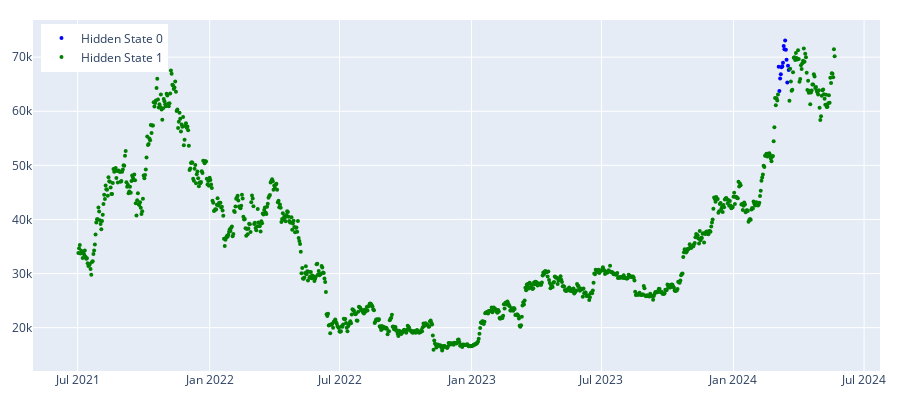

Here is the notebook cell this chart was saved with:
### Markdown cell above
As a first step, let us merge the daily close prices with the predicted states for that day.

### Code cell
prices = odf[['close']]
prices.columns.name = trading_instrument
prices, prices_array = prepare_data_for_model_input(prices, 3*7)

model_hmm =  regime_detection.get_regimes_hmm
params = {'n_components':2, 'covariance_type': 'full', 'random_state':100}

states_pred_hmm = feed_forward_training(model_hmm, params, prices_array, split_index, 3*7*4)
plot_hidden_states(np.array(states_pred_hmm), prices[[f'{trading_instrument}']][split_index:])

### Figure 1 — Plotly figure (JSON) as saved in the notebook; plotly's stock layout.template omitted (floating-point values rounded to 4 significant figures; data arrays with more than 128 entries replaced by an {"elided": "..."} marker saying what was removed)
{"data": [{"marker": {"color": "blue", "size": 4}, "mode": "markers", "name": "Hidden State 0", "type": "scatter", "x": ["2024-03-04T00:00:00", "2024-03-05T00:00:00", "2024-03-06T00:00:00", "2024-03-07T00:00:00", "2024-03-08T00:00:00", "2024-03-09T00:00:00", "2024-03-10T00:00:00", "2024-03-11T00:00:00", "2024-03-12T00:00:00", "2024-03-13T00:00:00", "2024-03-14T00:00:00", "2024-03-15T00:00:00", "2024-03-16T00:00:00", "2024-03-17T00:00:00", "2024-03-18T00:00:00"], "y": [68250.0, 63720.0, 66070.0, 66820.0, 68120.0, 68310.0, 68960.0, 72080.0, 71450.0, 73070.0, 71390.0, 69500.0, 65300.0, 68390.0, 67610.0]}, {"marker": {"color": "green", "size": 4}, "mode": "markers", "name": "Hidden State 1", "type": "scatter", "x": {"elided": "1040 str values"}, "y": {"elided": "1040 float values"}}], "layout": {"height": 400, "legend": {"x": 0.01, "xanchor": "left", "y": 0.99, "yanchor": "top"}, "margin": {"b": 20, "l": 20, "r": 20, "t": 20}, "width": 900}}
